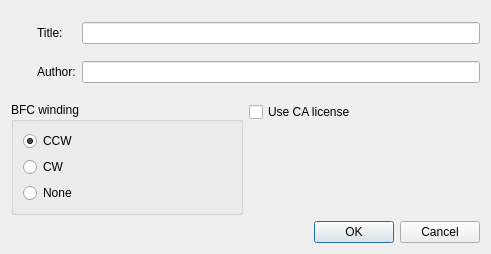
<?xml version="1.0" encoding="UTF-8"?>
<ui version="4.0">
 <class>NewPart</class>
 <widget class="QDialog" name="NewPart">
  <property name="geometry">
   <rect>
    <x>0</x>
    <y>0</y>
    <width>491</width>
    <height>254</height>
   </rect>
  </property>
  <property name="windowTitle">
   <string>New Part</string>
  </property>
  <layout class="QVBoxLayout" name="verticalLayout_3">
   <item>
    <layout class="QHBoxLayout" name="horizontalLayout_2">
     <item>
      <layout class="QVBoxLayout" name="verticalLayout_2">
       <item>
        <widget class="QLabel" name="label_3">
         <property name="text">
          <string/>
         </property>
         <property name="pixmap">
          <pixmap resource="../../ldforge.qrc">:/icons/brick.png</pixmap>
         </property>
        </widget>
       </item>
       <item>
        <spacer name="verticalSpacer">
         <property name="orientation">
          <enum>Qt::Vertical</enum>
         </property>
         <property name="sizeHint" stdset="0">
          <size>
           <width>20</width>
           <height>40</height>
          </size>
         </property>
        </spacer>
       </item>
      </layout>
     </item>
     <item>
      <layout class="QGridLayout" name="gridLayout">
       <item row="1" column="1">
        <widget class="QLineEdit" name="author">
         <property name="placeholderText">
          <string/>
         </property>
        </widget>
       </item>
       <item row="0" column="1">
        <widget class="QLineEdit" name="title">
         <property name="placeholderText">
          <string/>
         </property>
        </widget>
       </item>
       <item row="1" column="0">
        <widget class="QLabel" name="label_2">
         <property name="text">
          <string>Author:</string>
         </property>
        </widget>
       </item>
       <item row="0" column="0">
        <widget class="QLabel" name="label">
         <property name="text">
          <string>Title:</string>
         </property>
        </widget>
       </item>
      </layout>
     </item>
    </layout>
   </item>
   <item>
    <layout class="QHBoxLayout" name="horizontalLayout">
     <item>
      <widget class="QGroupBox" name="groupBox">
       <property name="title">
        <string>BFC winding</string>
       </property>
       <layout class="QVBoxLayout" name="verticalLayout_4">
        <item>
         <widget class="QRadioButton" name="windingCcw">
          <property name="text">
           <string>CCW</string>
          </property>
          <property name="checked">
           <bool>true</bool>
          </property>
         </widget>
        </item>
        <item>
         <widget class="QRadioButton" name="windingCw">
          <property name="text">
           <string>CW</string>
          </property>
         </widget>
        </item>
        <item>
         <widget class="QRadioButton" name="windingNone">
          <property name="text">
           <string>None</string>
          </property>
         </widget>
        </item>
       </layout>
      </widget>
     </item>
     <item>
      <layout class="QVBoxLayout" name="verticalLayout">
       <item>
        <widget class="QCheckBox" name="useCaLicense">
         <property name="text">
          <string>Use CA license</string>
         </property>
        </widget>
       </item>
       <item>
        <spacer name="verticalSpacer_2">
         <property name="orientation">
          <enum>Qt::Vertical</enum>
         </property>
         <property name="sizeHint" stdset="0">
          <size>
           <width>20</width>
           <height>40</height>
          </size>
         </property>
        </spacer>
       </item>
      </layout>
     </item>
    </layout>
   </item>
   <item>
    <widget class="QDialogButtonBox" name="buttonBox">
     <property name="orientation">
      <enum>Qt::Horizontal</enum>
     </property>
     <property name="standardButtons">
      <set>QDialogButtonBox::Cancel|QDialogButtonBox::Ok</set>
     </property>
    </widget>
   </item>
  </layout>
 </widget>
 <tabstops>
  <tabstop>title</tabstop>
  <tabstop>author</tabstop>
  <tabstop>windingCcw</tabstop>
  <tabstop>windingCw</tabstop>
  <tabstop>windingNone</tabstop>
  <tabstop>useCaLicense</tabstop>
 </tabstops>
 <resources>
  <include location="../../ldforge.qrc"/>
 </resources>
 <connections>
  <connection>
   <sender>buttonBox</sender>
   <signal>accepted()</signal>
   <receiver>NewPart</receiver>
   <slot>accept()</slot>
   <hints>
    <hint type="sourcelabel">
     <x>248</x>
     <y>254</y>
    </hint>
    <hint type="destinationlabel">
     <x>157</x>
     <y>274</y>
    </hint>
   </hints>
  </connection>
  <connection>
   <sender>buttonBox</sender>
   <signal>rejected()</signal>
   <receiver>NewPart</receiver>
   <slot>reject()</slot>
   <hints>
    <hint type="sourcelabel">
     <x>316</x>
     <y>260</y>
    </hint>
    <hint type="destinationlabel">
     <x>286</x>
     <y>274</y>
    </hint>
   </hints>
  </connection>
 </connections>
</ui>
